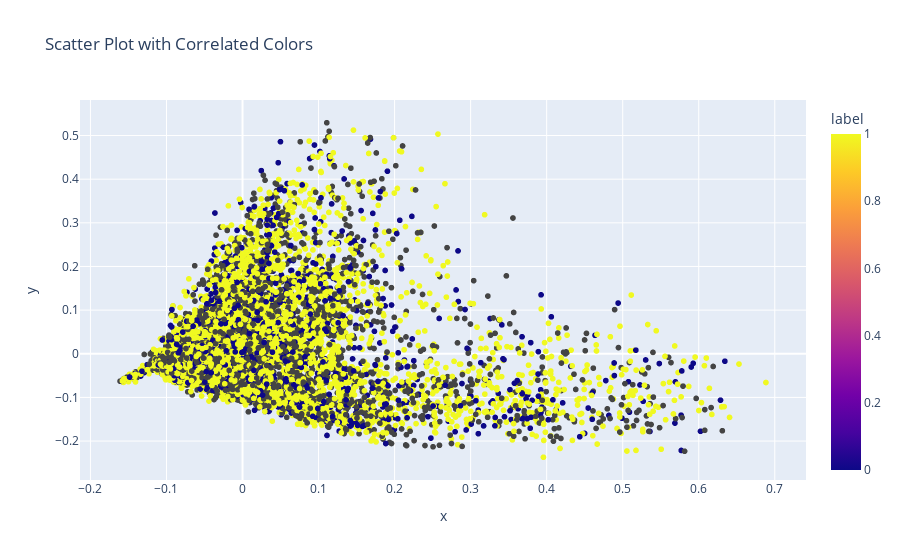

Write notebook code for a chart like this one.
### Markdown cell above
### Visualizing Word Vectorization with PCA

### Code cell
pca_plot = PCA(n_components=2)
principal_components_plot = pca_plot.fit_transform(tfidf_df)

print("Explained Variance: ", pca_plot.explained_variance_ratio_.cumsum())


temp = pd.DataFrame(principal_components_plot, columns=['x', 'y'])
temp['label'] = y_train

# Plot with Plotly Express
fig = px.scatter(temp, x='x', y='y', color='label', title='Scatter Plot with Correlated Colors')
fig.show()

### Figure 1 — Plotly figure (JSON) as saved in the notebook; plotly's stock layout.template omitted (floating-point values rounded to 4 significant figures; data arrays with more than 128 entries replaced by an {"elided": "..."} marker saying what was removed)
{"data": [{"hovertemplate": "x=%{x}<br>y=%{y}<br>label=%{marker.color}<extra></extra>", "legendgroup": "", "marker": {"color": {"elided": "13826 float values"}, "coloraxis": "coloraxis", "symbol": "circle"}, "mode": "markers", "name": "", "showlegend": false, "type": "scattergl", "x": {"elided": "13826 float values"}, "xaxis": "x", "y": {"elided": "13826 float values"}, "yaxis": "y"}], "layout": {"coloraxis": {"colorbar": {"title": {"text": "label"}}, "colorscale": [[0, "#0d0887"], [0.1111, "#46039f"], [0.2222, "#7201a8"], [0.3333, "#9c179e"], [0.4444, "#bd3786"], [0.5556, "#d8576b"], [0.6667, "#ed7953"], [0.7778, "#fb9f3a"], [0.8889, "#fdca26"], [1, "#f0f921"]]}, "legend": {"tracegroupgap": 0}, "title": {"text": "Scatter Plot with Correlated Colors"}, "xaxis": {"anchor": "y", "domain": [0, 1], "title": {"text": "x"}}, "yaxis": {"anchor": "x", "domain": [0, 1], "title": {"text": "y"}}}}
